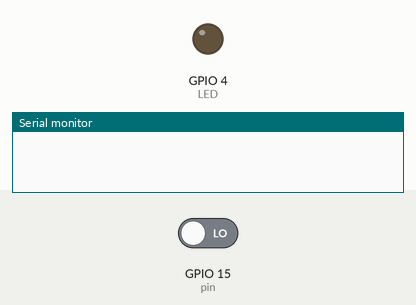
This sketch was run on a simulated ESP32. Shown: output pins drawn as LEDs (lit = HIGH), the last lines printed to the serial monitor. The inputs (shaded band) are chosen by the test bench; at power-on: GPIO 15 (pin) LOW.

Above: at 5.0 s.
5.1 s: GPIO 15 (pin) driven HIGH
At 5.8 s:
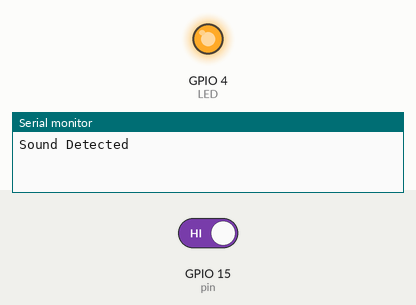
Timing chart, 0 to 8.1 s (numbered marks = the images above; inputs shaded):
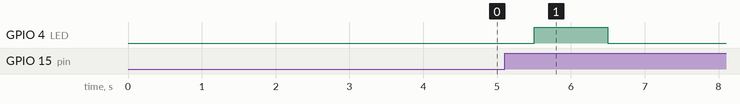

The sketch:

SoundSensor_isr.ino
```cpp
//ISR with sound sensor

#if CONFIG_FREERTOS_UNICORE
  static const BaseType_t app_cpu = 0;
#else
  static const BaseType_t app_cpu = 1;
#endif

static TaskHandle_t task_1;
const uint8_t LED = 4;


struct ky038
{
  const uint8_t pin = 15;
  bool sound = false;
}s1;


void IRAM_ATTR ky038_isr()
{
  s1.sound = true;
}


void task1(void *parameters)
{
  while(1)
  {
    if(s1.sound == true)
    {
      Serial.println("Sound Detected");
      digitalWrite(LED, HIGH);
      vTaskDelay(1000/portTICK_PERIOD_MS);
      digitalWrite(LED, LOW);
      s1.sound = false;
    }
    vTaskDelay(500/portTICK_PERIOD_MS);
  }
}

void setup()
{
  Serial.begin(115200);
  pinMode(LED, OUTPUT);
  pinMode(s1.pin, INPUT);
  attachInterrupt(digitalPinToInterrupt(s1.pin), ky038_isr, HIGH);//After the sound is recognized
  xTaskCreatePinnedToCore(task1, "KY038_TASK", 1024, NULL, 1, &task_1, app_cpu);
  vTaskDelete(NULL);
}

void loop()
{

}
```

Measured:
- after the input at 5.1 s, GPIO 4 (LED): LOW → HIGH after 0.40 s, → LOW 1.0 s later
